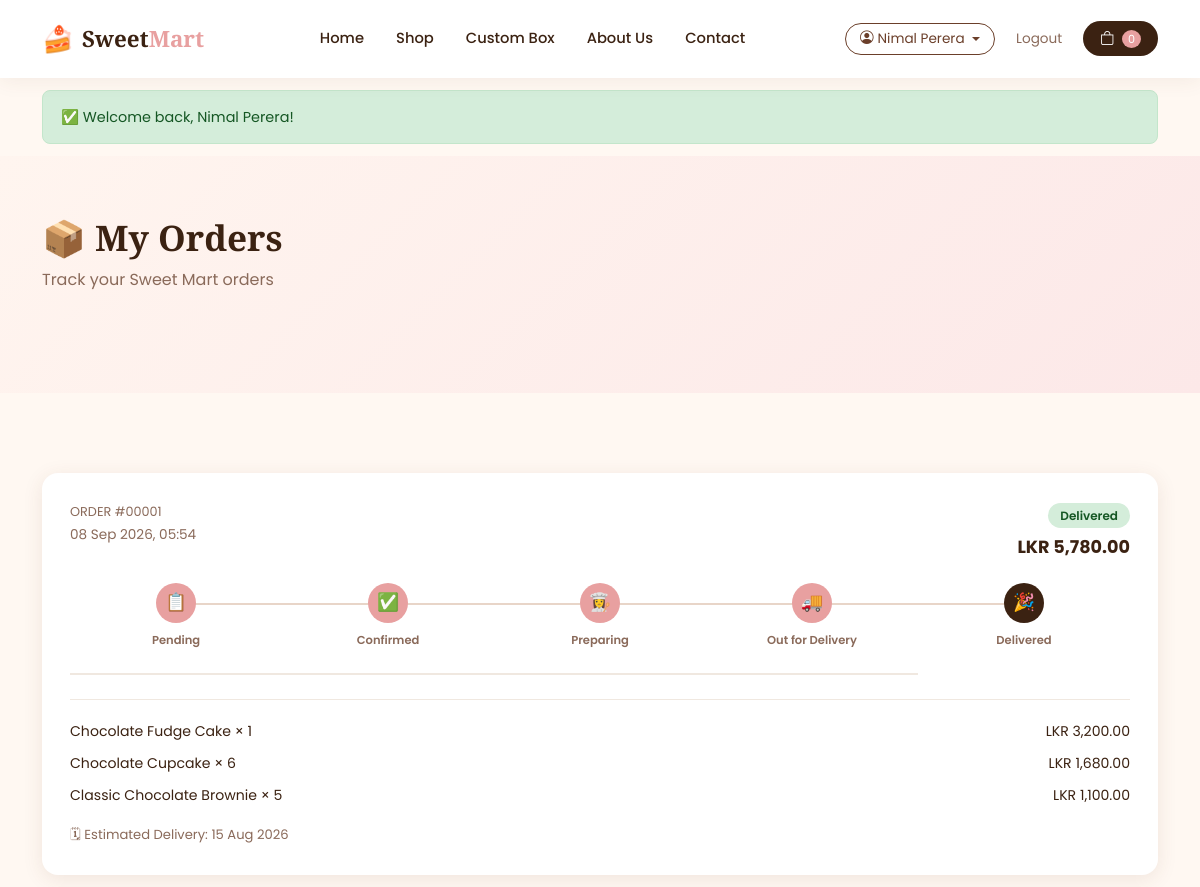
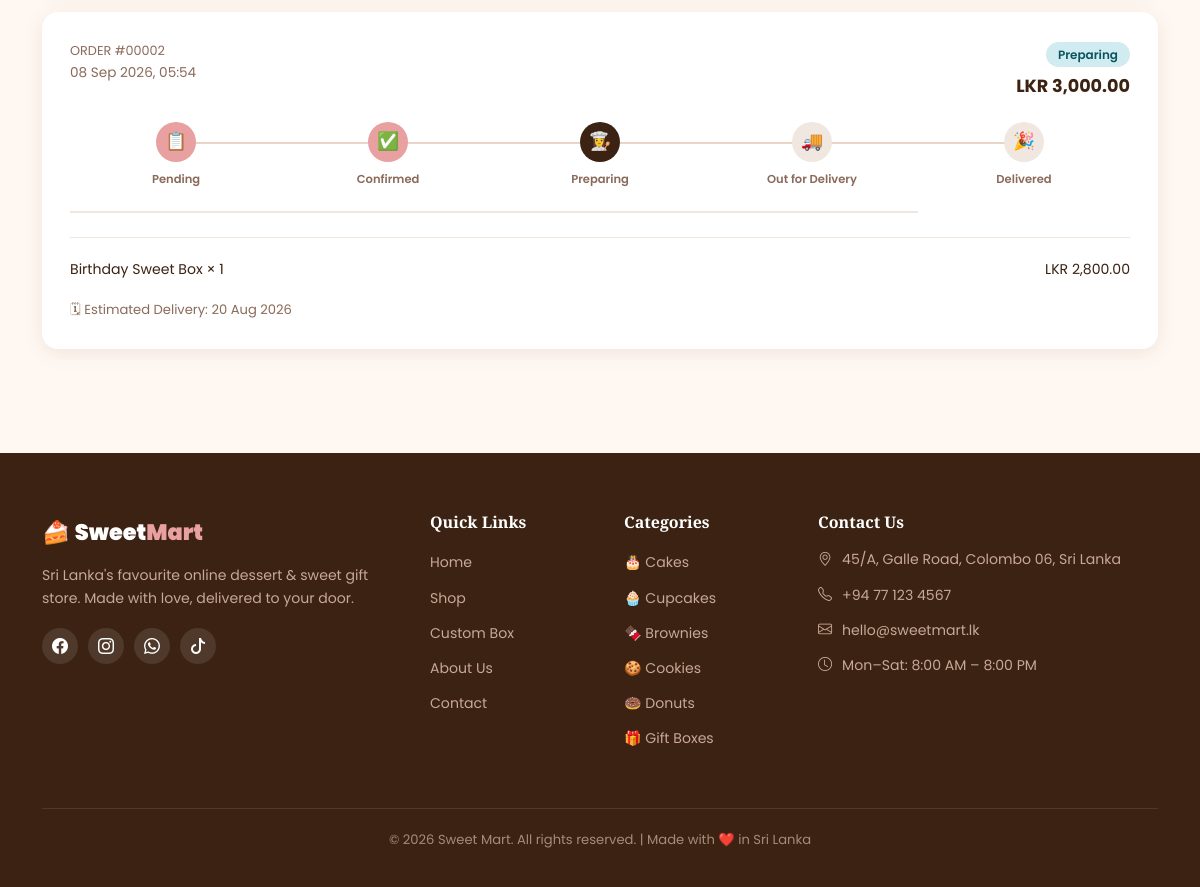
Screenshot of /my_orders.php (signed in) with the database file from the repository (2 pictures, top to bottom).
### tables this page shows
CREATE TABLE IF NOT EXISTS orders (
    id INT AUTO_INCREMENT PRIMARY KEY,
    user_id INT DEFAULT NULL,
    full_name VARCHAR(100) NOT NULL,
    email VARCHAR(100) NOT NULL,
    phone VARCHAR(20) NOT NULL,
    address TEXT NOT NULL,
    city VARCHAR(50) NOT NULL,
    postal_code VARCHAR(10),
    delivery_date DATE,
    payment_method ENUM('cod','card') DEFAULT 'cod',
    subtotal DECIMAL(10,2) NOT NULL,
    delivery_fee DECIMAL(10,2) NOT NULL DEFAULT 350.00,
    total DECIMAL(10,2) NOT NULL,
    status ENUM('Pending','Confirmed','Preparing','Out for Delivery','Delivered') DEFAULT 'Pending',
    created_at TIMESTAMP DEFAULT CURRENT_TIMESTAMP,
    FOREIGN KEY (user_id) REFERENCES users(id) ON DELETE SET NULL
);

CREATE TABLE IF NOT EXISTS order_items (
    id INT AUTO_INCREMENT PRIMARY KEY,
    order_id INT NOT NULL,
    product_id INT DEFAULT NULL,
    custom_box_id INT DEFAULT NULL,
    product_name VARCHAR(150) NOT NULL,
    quantity INT NOT NULL,
    unit_price DECIMAL(10,2) NOT NULL,
    FOREIGN KEY (order_id) REFERENCES orders(id) ON DELETE CASCADE,
    FOREIGN KEY (product_id) REFERENCES products(id) ON DELETE SET NULL
);

### my_orders.php (the view, shortened to what this page needs)
<?php
require_once __DIR__ . "/includes/db.php";
require_once __DIR__ . "/includes/functions.php";
$uid  = (int)$_SESSION["user_id"];
$stmt = $conn->prepare("SELECT * FROM orders WHERE user_id = ? ORDER BY created_at DESC");
$stmt->bind_param("i", $uid);
$stmt->execute();
$orders = $stmt->get_result();
$statuses = ["Pending","Confirmed","Preparing","Out for Delivery","Delivered"];
require __DIR__ . "/includes/header.php";
?>
<div class="page-hero"><div class="container"><h1 class="section-title">📦 My Orders</h1><p class="section-sub">Track your Sweet Mart orders</p></div></div>
<section class="section-pad">
  <div class="container">
    <?php if($orders->num_rows===0): ?>
    <div class="text-center py-5"><div style="font-size:4rem">📦</div><h3>No orders yet</h3><p style="color:#8a6a5a">You have not placed any orders. Start shopping!</p><a href="shop.php" class="btn-primary-sm mt-3">Shop Now</a></div>
    <?php else:
      $itemStmt = $conn->prepare("SELECT * FROM order_items WHERE order_id = ?");
      while($o=$orders->fetch_assoc()):
        $orderId = (int)$o['id'];
        $itemStmt->bind_param("i", $orderId);
        $itemStmt->execute();
        $items = $itemStmt->get_result();
        $si = array_search($o['status'],$statuses);
    ?>
    <div class="cart-summary-box mb-4">
      <div class="d-flex justify-content-between align-items-start flex-wrap gap-3 mb-3">
        <div>
          <div style="font-size:.8rem;color:#8a6a5a;">ORDER #<?= str_pad($o['id'],5,'0',STR_PAD_LEFT) ?></div>
          <div style="font-size:.85rem;color:#8a6a5a;"><?= date('d M Y, H:i',strtotime($o['created_at'])) ?></div>
        </div>
        <div class="text-end">
          <span class="status-badge status-<?= str_replace(' ','',$o['status']) ?>"><?= $o['status'] ?></span>
          <div style="font-weight:700;font-size:1.1rem;margin-top:.3rem;"><?= price($o['total']) ?></div>
        </div>
      </div>
      <div class="order-status-track mb-4">
        <?php foreach($statuses as $i=>$s): ?>
        <div class="status-step <?= $i<$si?'done':($i===$si?'active':'') ?>">
          <div class="status-dot"><?= ["📋","✅","👩‍🍳","🚚","🎉"][$i] ?></div>
          <p><?= $s ?></p>
          <?php if($i<count($statuses)-1): ?><div class="step-line"></div><?php endif; ?>
        </div>
        <?php endforeach; ?>
      </div>
      <div style="border-top:1px solid #f0e8e0;padding-top:1rem;">
        <?php while($it=$items->fetch_assoc()): ?>
        <div class="d-flex justify-content-between py-1" style="font-size:.88rem;">
          <span><?= clean($it['product_name']) ?> × <?= $it['quantity'] ?></span>
          <span><?= price($it['unit_price']*$it['quantity']) ?></span>
        </div>
        <?php endwhile; ?>
      </div>
      <?php if($o['delivery_date']): ?>
      <div style="margin-top:.8rem;font-size:.82rem;color:#8a6a5a;">🗓 Estimated Delivery: <?= date('d M Y',strtotime($o['delivery_date'])) ?></div>
      <?php endif; ?>
    </div>
    <?php endwhile; endif; ?>
  </div>
</section>
<?php require __DIR__ . "/includes/footer.php"; ?>

### assets/css/style.css (style rules this page uses)
:root { --cream:#FFF8F2;--pink:#E8A0A0;--pink-light:#FCE8E8;--brown:#6B3F2A;--brown-dark:#3B2212;--text:#3B2212;--card-bg:#fff;--shadow:0 4px 20px rgba(107,63,42,.10);--radius:16px;--radius-sm:8px; }
* { box-sizing:border-box;margin:0;padding:0; }
body { font-family:'Poppins',sans-serif;background:var(--cream);color:var(--text);line-height:1.7; }
h1,h2,h3,h4,h5 { font-family:'Playfair Display',serif;color:var(--brown-dark); }
.section-pad { padding:80px 0; }
.section-title { font-size:2.2rem;font-weight:700;margin-bottom:.5rem; }
.section-sub { color:#8a6a5a;margin-bottom:2.5rem; }
.cart-summary-box { background:#fff;border-radius:var(--radius);padding:28px;box-shadow:var(--shadow); }
.status-badge { border-radius:20px;padding:4px 12px;font-size:.75rem;font-weight:600; }
.status-Preparing { background:#d1ecf1;color:#0c5460; }
.status-Delivered { background:#d4edda;color:#155724; }
.step-line { flex:1;height:2px;background:#f0e8e0;margin-top:22px;position:relative;z-index:0; }
.page-hero { background:linear-gradient(135deg,#fff5ef,#fce8e8);padding:60px 0; }
.order-status-track { display:flex;gap:0;margin:20px 0; }
.status-step { flex:1;text-align:center;position:relative; }
.status-step::before { content:'';position:absolute;top:20px;right:-50%;width:100%;height:2px;background:#e8d5c8;z-index:0; }
.status-step:last-child::before { display:none; }
.status-dot { width:40px;height:40px;border-radius:50%;background:#f0e8e0;margin:0 auto 8px;display:flex;align-items:center;justify-content:center;font-size:1.1rem;position:relative;z-index:1; }
.status-step.done .status-dot { background:var(--pink);color:#fff; }
.status-step.active .status-dot { background:var(--brown-dark);color:#fff; }
.status-step p { font-size:.72rem;color:#8a6a5a;font-weight:600; }

### rows the page displays
orders: id "00001", created_at "08 Sep 2026, 05:54", status "Delivered", total "LKR 5,780.00", i "📋", s "Pending", i "✅", s "Confirmed", i "👩‍🍳", s "Preparing", i "🚚", s "Out for Delivery", i "🎉", s "Delivered", delivery_date "15 Aug 2026"
order_items: product_name "Chocolate Fudge Cake", quantity "1", price($it['unit_price']*$it['quantity']) "LKR 3,200.00"
order_items: product_name "Chocolate Cupcake", quantity "6", price($it['unit_price']*$it['quantity']) "LKR 1,680.00"
order_items: product_name "Classic Chocolate Brownie", quantity "5", price($it['unit_price']*$it['quantity']) "LKR 1,100.00"
orders: id "00002", created_at "08 Sep 2026, 05:54", status "Preparing", total "LKR 3,000.00", i "📋", s "Pending", i "✅", s "Confirmed", i "👩‍🍳", s "Preparing", i "🚚", s "Out for Delivery", i "🎉", s "Delivered", delivery_date "20 Aug 2026"
order_items: product_name "Birthday Sweet Box", quantity "1", price($it['unit_price']*$it['quantity']) "LKR 2,800.00"

### other values shown
$_SESSION['full_name'] "Nimal Perera"
$cartCount "0"
$icon "✅"
$f['msg'] "Welcome back, Nimal Perera!"
